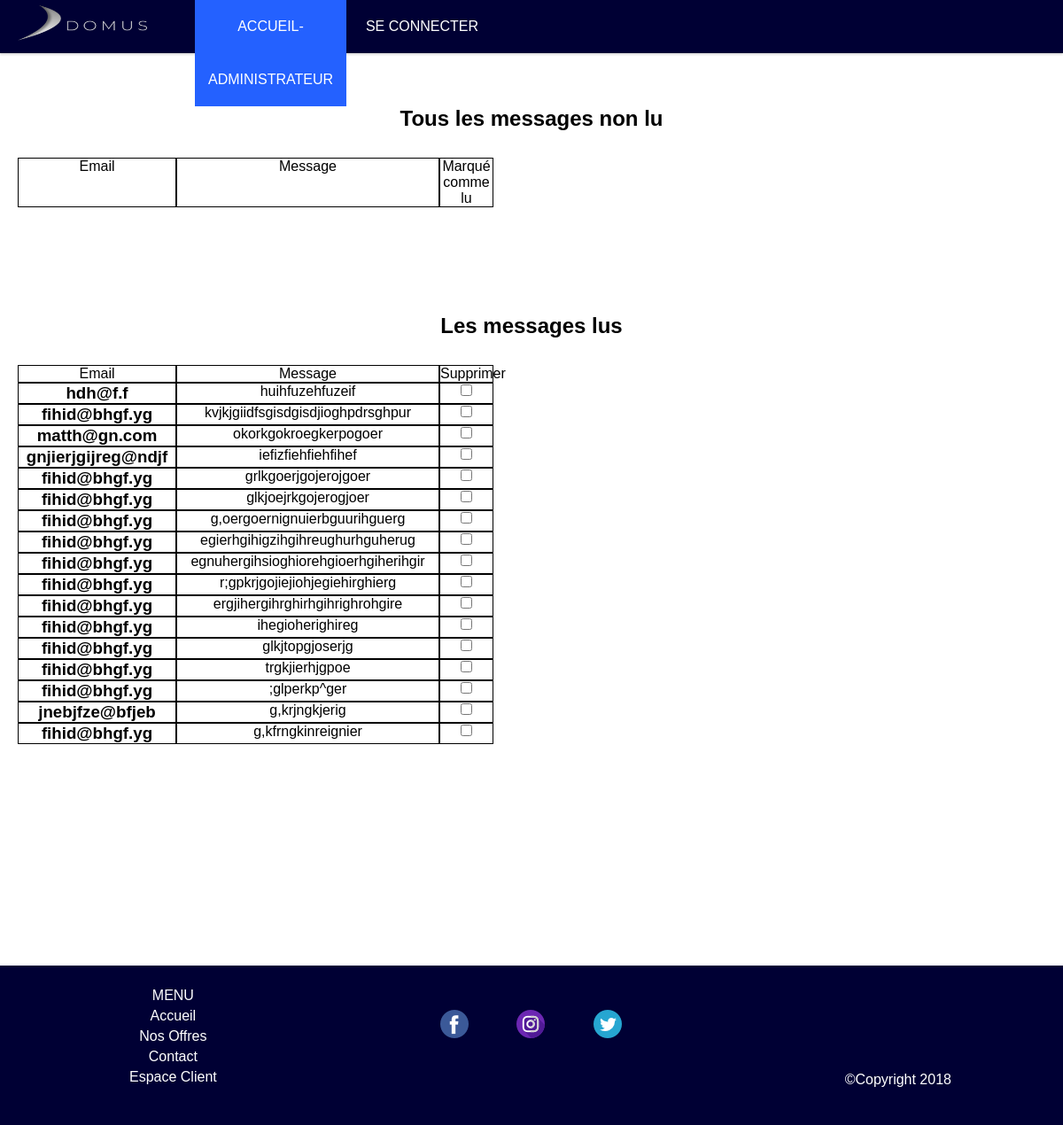
/php/admin_support_data_check.php, run on the app's committed database.
### tables this page shows
CREATE TABLE IF NOT EXISTS `assistance` (
  `idMessage` int(11) NOT NULL AUTO_INCREMENT,
  `emailUsers` tinytext NOT NULL,
  `message` longtext NOT NULL,
  `isRead` tinytext NOT NULL,
  PRIMARY KEY (`idMessage`)
);

### php/admin_support_data_check.php (the view, shortened to what this page needs)
<!DOCTYPE html>
<html>
	<head>
		<link rel="stylesheet" type="text/css" href="../css/messagerie.css">
		<link rel="stylesheet" href="../css/header_admin.css">
		<link rel="stylesheet" href="../css/footer.css">
	</head>
	<?php include("../includes/header_admin.php"); ?>
	<body>
		<h2> Tous les messages non lu </h2>
		<div class="message">
			<p class="email">Email</p>
			<p class="texte">Message</p>
			<p class="read">Marqué comme lu</p>
		</div>
		<h2>Les messages lus</h2>
		<div class="message">
			<p class="email">Email</p>
			<p class="texte">Message</p>
			<p class="read">Supprimer</p>
		</div>
		<?php
		include("../includes/DBconnexion.php");
		$messages= $db->query("SELECT * FROM assistance LIMIT 0,20");
		while($message=$messages->fetch()){
			$idMessage=$message['idMessage'];
			echo '<div class="message"><h3 class="email">'.$message['emailUsers'].'</h3><p class="texte">'.$message['message'].'</p></br>'.'<a href="../includes/supprimerMessage.php?idMessage='.$idMessage.'"\' class="read"><input type="checkbox" name="choix" /></a></br></div>';
		}
		?>
	</body>
	<?php include("../includes/footer.php"); ?>
</html>

### css/messagerie.css (style rules this page uses)
body { text-align: center; }
.message { display: flex; margin-left: 20px; }
.message .email { width:15%; border: 1px black solid; }
.message .texte { width: 25%; border: 1px black solid; }
.message .read { width: 5%; border: 1px black solid; }
h2 { margin-top: 120px; margin-bottom: 30px; }

### css/header_admin.css (style rules this page uses)
* { margin: 0; padding: 0; user-select: none; font-family: "Jaldi", sans-serif; }

### data on the page
assistance: emailUsers "hdh@f.f", message "huihfuzehfuzeif"
assistance: emailUsers "fihid@bhgf.yg", message "kvjkjgiidfsgisdgisdjioghpdrsghpur"
assistance: emailUsers "matth@gn.com", message "okorkgokroegkerpogoer"
assistance: emailUsers "gnjierjgijreg@ndjf", message "iefizfiehfiehfihef"
assistance: emailUsers "fihid@bhgf.yg", message "grlkgoerjgojerojgoer"
assistance: emailUsers "fihid@bhgf.yg", message "glkjoejrkgojerogjoer"
assistance: emailUsers "fihid@bhgf.yg", message "g,oergoernignuierbguurihguerg"
assistance: emailUsers "fihid@bhgf.yg", message "egierhgihigzihgihreughurhguherug"
assistance: emailUsers "fihid@bhgf.yg", message "egnuhergihsioghiorehgioerhgiherihgir"
assistance: emailUsers "fihid@bhgf.yg", message "r;gpkrjgojiejiohjegiehirghierg"
assistance: emailUsers "fihid@bhgf.yg", message "ergjihergihrghirhgihrighrohgire"
assistance: emailUsers "fihid@bhgf.yg", message "ihegioherighireg"
assistance: emailUsers "fihid@bhgf.yg", message "glkjtopgjoserjg"
assistance: emailUsers "fihid@bhgf.yg", message "trgkjierhjgpoe"
assistance: emailUsers "fihid@bhgf.yg", message ";glperkp^ger"
assistance: emailUsers "jnebjfze@bfjeb", message "g,krjngkjerig"
assistance: emailUsers "fihid@bhgf.yg", message "g,kfrngkinreignier"
